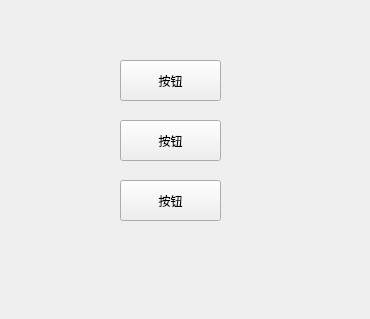
<?xml version="1.0" encoding="UTF-8"?>
<ui version="4.0">
 <class>Widget</class>
 <widget class="QWidget" name="Widget">
  <property name="geometry">
   <rect>
    <x>0</x>
    <y>0</y>
    <width>370</width>
    <height>319</height>
   </rect>
  </property>
  <property name="windowTitle">
   <string>Widget</string>
  </property>
  <widget class="QPushButton" name="pushButton">
   <property name="geometry">
    <rect>
     <x>120</x>
     <y>60</y>
     <width>101</width>
     <height>41</height>
    </rect>
   </property>
   <property name="text">
    <string>按钮</string>
   </property>
  </widget>
  <widget class="QPushButton" name="pushButton_2">
   <property name="geometry">
    <rect>
     <x>120</x>
     <y>120</y>
     <width>101</width>
     <height>41</height>
    </rect>
   </property>
   <property name="text">
    <string>按钮</string>
   </property>
  </widget>
  <widget class="QPushButton" name="pushButton_3">
   <property name="geometry">
    <rect>
     <x>120</x>
     <y>180</y>
     <width>101</width>
     <height>41</height>
    </rect>
   </property>
   <property name="text">
    <string>按钮</string>
   </property>
  </widget>
 </widget>
 <resources/>
 <connections/>
</ui>
